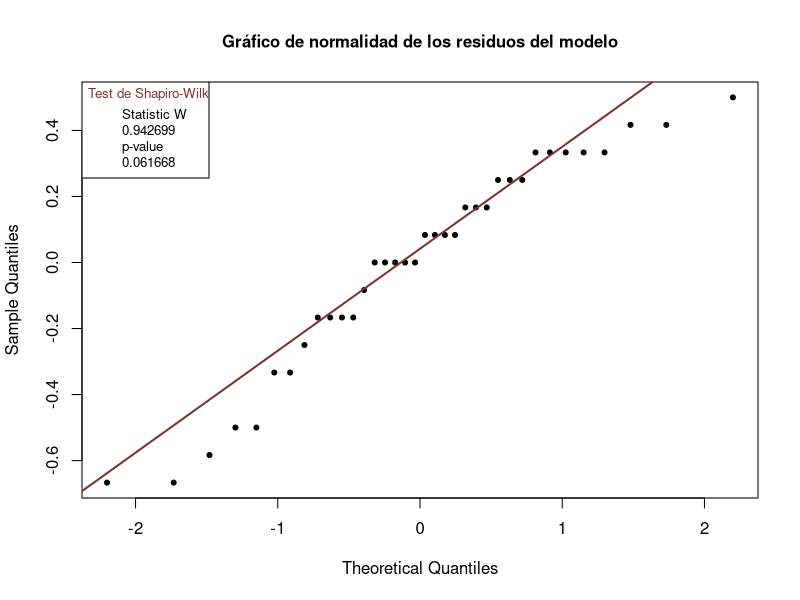
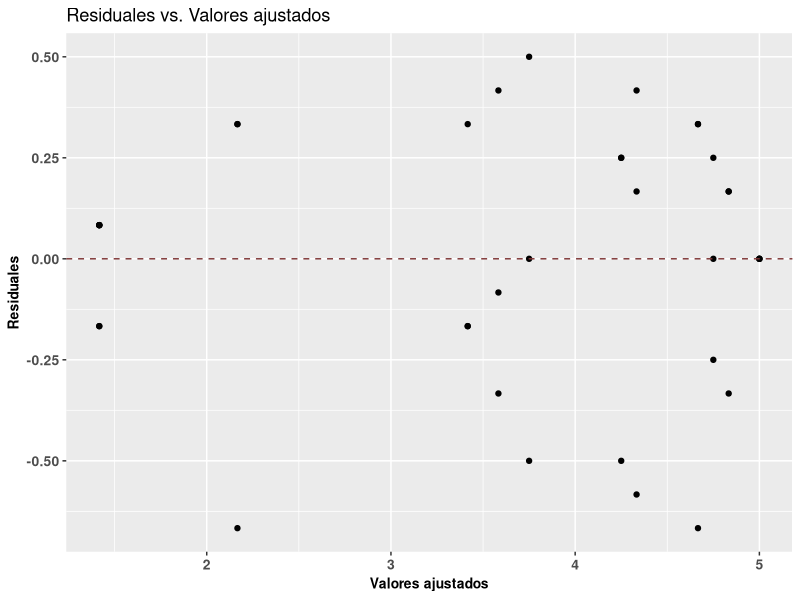

Reproduce these figures in R, in order.
## ---- chunk 1
knitr::opts_chunk$set(echo = F, fig.align = 'center',  message = F, fig.pos = "H", fig.width=5, fig.height=4)
library(tidyverse)
library(knitr)
library(kableExtra)
library(readxl)
library(car)
## ---- chunk 2
# Finamos semilla para generar la misma muestra para cada una
set.seed(1) 
# Microfibra
a <- sample(1:20,3)
# Escuba
b <- sample(1:20,3)
# Lino
c <- sample(1:20,3)
# Poliester
d <- sample(1:20,3)


## ---- chunk 3
#Datos
Detergente <- as.factor(c(rep(c("Bonaropa","Límpido","Vanish"), 12)))
Tela <- as.factor(c(rep("Scuba", 9), rep("Poliéster", 9), rep("Microfibra", 9), rep("Lino", 9)))

Promedio <- c(3.25,4.5,2.5,3.25,4.75,2.5,3.75,5,1.5,
              1.5,5,1.5,1.25,4,1.25,1.5,5,1.5,
              3.25,5,3.5,3.75,5,3.25,4.25,4.5,4,
              3.75,5,4.75,4.5,5,4.5,4.5,5,3.75)
datos <- data.frame(Tela, Detergente, Promedio)

modPromedio <- aov(Promedio~Detergente*Tela)
resumen1 <-summary(modPromedio)


## ---- chunk 4

mediaDeter <- tapply(Promedio,Detergente, mean)
desvD <- tapply(Promedio, Detergente, sd)

mediaTela <- tapply(Promedio, Tela, mean)
desvS <- tapply(Promedio, Tela, sd)

Interaccion <- tapply(Promedio, list(Detergente, Tela), mean)
InteraccionSd <- tapply(Promedio, list(Detergente, Tela), sd)
## ---- chunk 5
residuales <- residuals(modPromedio)
test <- shapiro.test(residuales)
qqnorm(residuales,main="Gráfico de normalidad de los residuos del modelo", cex.main = 1, cex = 1, pch = 20) 
qqline(residuales,col="#7d3434", lwd=2)
legend("topleft",title = "Test de Shapiro-Wilk",title.col="#7d3434",title.adj= 1, legend=rbind(c("Statistic W","p-value"), round(c(test$statistic,test$p.value),digits=6)), cex=.8)
## ---- chunk 6
  res<-ggplot(modPromedio, aes(x=modPromedio$fitted.values, y=modPromedio$residuals))+
  geom_point()+
  geom_hline(yintercept=0,
           col="#7d3434", linetype="dashed")+
  theme(axis.title=element_text(size=10,face="bold"),
        axis.text=element_text(size=10, face="bold"))+
  xlab("Valores ajustados")+
           ylab("Residuales")+
  ggtitle("Residuales vs. Valores ajustados")
res
## ---- chunk 7
b1 <- bartlett.test(residuales, Detergente)
b2 <- bartlett.test(residuales, Tela)
